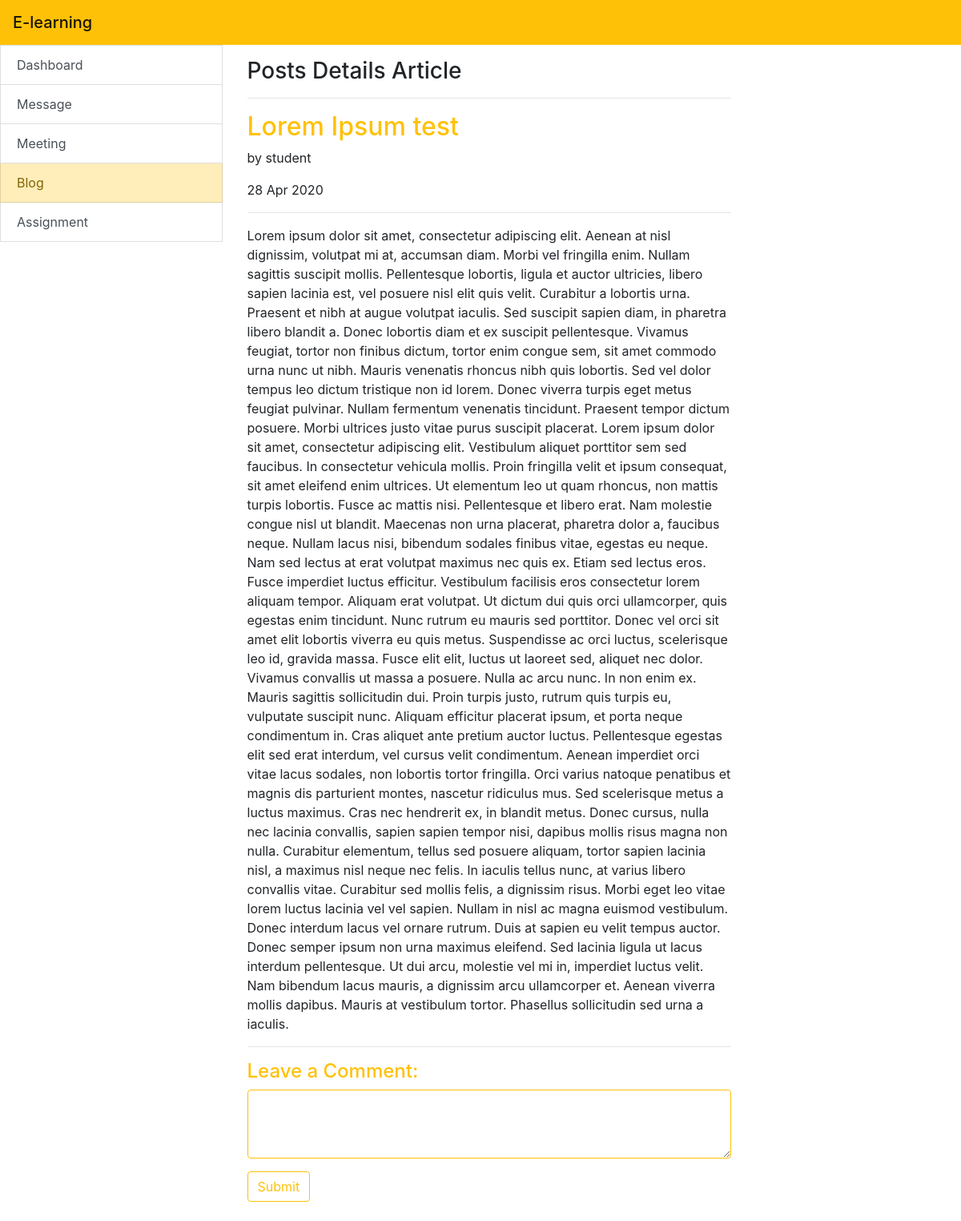
The app's page /Lecture_comment_blog.php?pt_id=9 with its own data.
### tables this page shows
CREATE TABLE `post` (
  `post_id` int(11) NOT NULL,
  `title` varchar(225) NOT NULL,
  `username` varchar(50) NOT NULL,
  `date` date NOT NULL,
  `content` text NOT NULL
);

### include/function.php (called while the page is built, shortened)
<?php
include_once 'database.php';
function query($sql) {
  global $connection;
  return mysqli_query($connection, $sql);
}
function fetch_array($result){
  return mysqli_fetch_array($result);
}
 ?>

### lecture_comment_blog.php (the view, shortened to what this page needs)
<?php
include 'include/header.php';
?>
<div class="container-fluid row">
  <div class="list-group col-3">
    <?php
    include './include/sidebar.php';
    ?>
  </div>
  <div class="col-9 row p-3">
    <div class="container mx-auto">
      <div class="row">
 <div class="col-md-9">
                <?php
if (isset($_GET['pt_id'])) {
    $post_the_id = $_GET['pt_id'];
$query = query("SELECT * FROM post WHERE post_id = $post_the_id");
 while ($row = fetch_array($query)) {
    $title = $row['title'];
    $username = $row['username'];
    $date = $row['date'];
    $date = strtotime($date);
    $date = date('d M Y', $date);
    $content = $row['content'];
    ?>
        <h3>Posts Details Article</h3>
      <hr>
      <h2 class="text-warning"><?php echo $title ?></h2>
      <p>by <?php echo $username ?></p>
      <span><?php echo $date ?></span>
      <hr>
      <p><?php echo $content ?></p>
      <hr>
<?php } } ?>
</div>
                <div class="col-md-9">
                    <h4 class="text-warning">Leave a Comment:</h4>
                    <form action="" method="post" role="form">
                        <div class="form-group">
                            <textarea name="comment" class="form-control border-warning mb-2" rows="3"></textarea>
                        </div>
                        <button type="submit" name="create_comment" class="btn btn-outline-warning mb-2">Submit</button>
                    </form>
                </div>
      </div>
    </div>
  </div>
</div>
<?php include './include/footer.php'; ?>

### records on screen
post: title "Lorem Ipsum test", username "student", date "28 Apr 2020", content "Lorem ipsum dolor sit amet, consectetur adipiscing elit. Aenean at nisl dignissim, volutpat mi at, accumsan diam. Morbi vel fringilla enim. Nullam sagittis suscipit mollis. Pellentesque lobortis, ligula et auctor ultricies, libero sapien lacinia est, vel posuere nisl elit quis velit. Curabitur a lobortis urna. Praesent et nibh at augue volutpat iaculis. Sed suscipit sapien diam, in pharetra libero blandit a. Donec lobortis diam et ex suscipit pellentesque. Vivamus feugiat, tortor non finibus dictum, tortor enim congue sem, sit amet commodo urna nunc ut nibh. Mauris venenatis rhoncus nibh quis lobortis. Sed vel dolor tempus leo dictum tristique non id lorem. Donec viverra turpis eget metus…"

### other values on screen
$value "Dashboard"
$value "Message"
$value "Meeting"
$value "Blog"
$value "Assignment"
